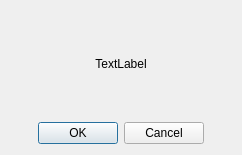
<?xml version="1.0" encoding="UTF-8"?>
<ui version="4.0">
 <class>Dialog</class>
 <widget class="QDialog" name="Dialog">
  <property name="geometry">
   <rect>
    <x>0</x>
    <y>0</y>
    <width>242</width>
    <height>155</height>
   </rect>
  </property>
  <property name="windowTitle">
   <string>提示</string>
  </property>
  <property name="windowIcon">
   <iconset>
    <normaloff>conf/ico.png</normaloff>conf/ico.png</iconset>
  </property>
  <layout class="QVBoxLayout" name="verticalLayout">
   <item>
    <widget class="QLabel" name="label">
     <property name="text">
      <string>TextLabel</string>
     </property>
     <property name="alignment">
      <set>Qt::AlignCenter</set>
     </property>
    </widget>
   </item>
   <item>
    <widget class="QDialogButtonBox" name="buttonBox">
     <property name="orientation">
      <enum>Qt::Horizontal</enum>
     </property>
     <property name="standardButtons">
      <set>QDialogButtonBox::Cancel|QDialogButtonBox::Ok</set>
     </property>
     <property name="centerButtons">
      <bool>true</bool>
     </property>
    </widget>
   </item>
  </layout>
 </widget>
 <resources/>
 <connections>
  <connection>
   <sender>buttonBox</sender>
   <signal>accepted()</signal>
   <receiver>Dialog</receiver>
   <slot>accept()</slot>
   <hints>
    <hint type="sourcelabel">
     <x>257</x>
     <y>261</y>
    </hint>
    <hint type="destinationlabel">
     <x>157</x>
     <y>270</y>
    </hint>
   </hints>
  </connection>
  <connection>
   <sender>buttonBox</sender>
   <signal>rejected()</signal>
   <receiver>Dialog</receiver>
   <slot>reject()</slot>
   <hints>
    <hint type="sourcelabel">
     <x>325</x>
     <y>261</y>
    </hint>
    <hint type="destinationlabel">
     <x>286</x>
     <y>270</y>
    </hint>
   </hints>
  </connection>
 </connections>
</ui>
